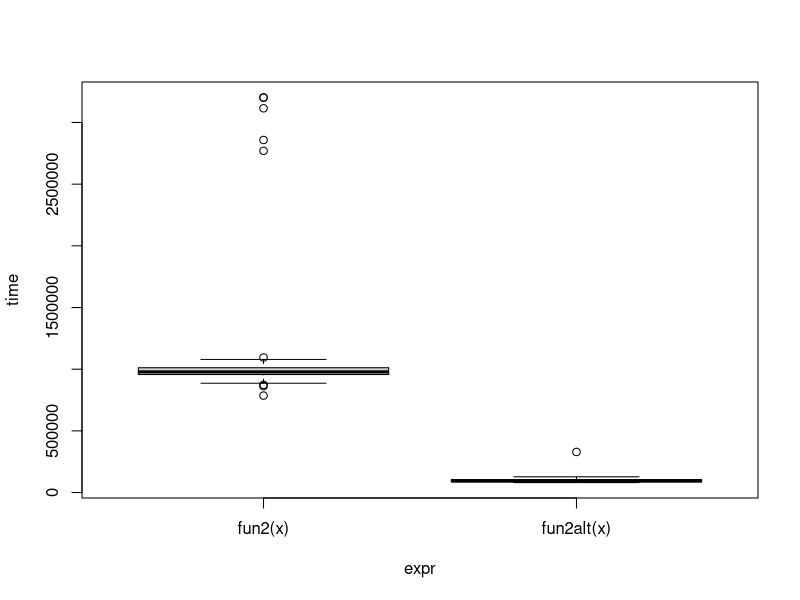
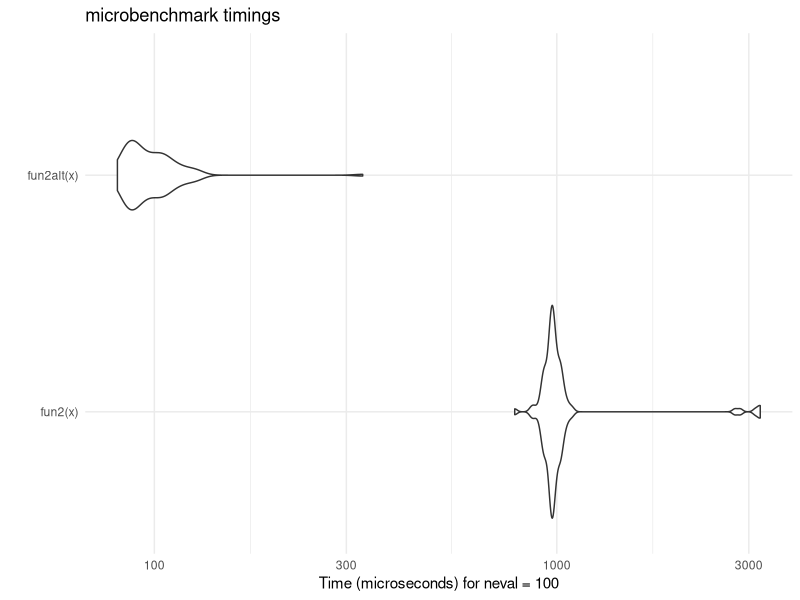

Source code (R) for these figures, in order: (Note: this script raises an error after producing the figures.)
## ---- chunk 1
# install any missing packages
install.packages("microbenchmark", repos = "https://cloud.r-project.org")

## ---- chunk 2
fun1 <- function(n = 100, k = 4, lambda = 4) {
  x <- NULL
  
  for (i in 1:n)
    x <- rbind(x, rpois(k, lambda))
  
  return(x)
}

fun1alt <- function(n = 100, k = 4, lambda = 4) {
  # YOUR CODE HERE
  
  matrix(rpois(n*k, lambda=lambda), ncol = k)
  # allow us to pre-allocating memory
  # rpois(n*k, lambda=lambda) enables us to generate random numbers all at once.
}

# Benchmarking
microbenchmark::microbenchmark(
  fun1(100),
  fun1alt(100),
  unit = 'us'
)
## ---- chunk 3
# Data Generating Process (10 x 10,000 matrix)
set.seed(1234)
x <- matrix(rnorm(1e4), nrow=10)

# Find each column's max value
fun2 <- function(x) {
  apply(x, 2, max)
}

fun2alt <- function(x) {
  # YOUR CODE HERE
  x[cbind(max.col(t(x)), 1:ncol(x))]
  # Avoids function calls inside loops
  # directly extracting the max values, without any loops
}

# Benchmarking
bench = microbenchmark::microbenchmark(
  fun2(x),
  fun2alt(x),
  unit = 'us'
)
## ---- chunk 4
plot(bench)
ggplot2::autoplot(bench) +
  ggplot2::theme_minimal()
## ---- chunk 5

library(parallel)

my_boot <- function(dat, stat, R, ncpus = 1L) {
  
  # Getting the random indices
  n <- nrow(dat)
  idx <- matrix(sample.int(n, n*R, TRUE), nrow=n, ncol=R)
 
  # Making the cluster using `ncpus`
  # STEP 1: GOES HERE
  c1 = makePSOCKcluster(ncpus)
  # creater worker nodes
  # creating cluster for parallel computing
  # ncpus specifying using multiple GPU cores
  # PSOCK parallel socket cluster
  
  # STEP 2: GOES HERE
  # on.exit(stopCluster(cl))
  # export the variables to the cluster
  clusterExport(c1, varlist = c("idx", "dat", "stat"), envir = environment())
  # sending variables to all worker nodes
  # each runs in isolated environment, don't have access to global variable
  
  
  
  # STEP 3: THIS FUNCTION NEEDS TO BE REPLACED WITH parLapply
  ans <- lapply(seq_len(R), function(i) {
    stat(dat[idx[,i], , drop=FALSE])
  })
  
  # Coercing the list into a matrix
  ans <- do.call(rbind, ans)
  
  # STEP 4: GOES HERE
  
  stopCluster(c1)
  # why?
  # free up system resources
  
  ans
  
}
## ---- chunk 6

# Bootstrap of a linear regression model
my_stat <- function(d) coef(lm(y~x, data=d))

# DATA SIM
set.seed(1)
n <- 500 
R <- 1e4
x <- cbind(rnorm(n)) 
y <- x*5 + rnorm(n)

# Check if we get something similar as lm
ans0 <- confint(lm(y~x))
cat("OLS CI \n")
print(ans0)

ans1 <- my_boot(dat = data.frame(x, y), my_stat, R = R, ncpus = 4)
qs = c(0.25, .975)
cat("Bootstrap CI")
print(t(apply(ans1, 2, quantile, probs = qs)))


## ---- chunk 7
# your code here

parallel::detectCores()
system.time(my_boot(dat=data.frame(x,y), my_stat, R = 50000, ncpus=1L))
system.time(my_boot(dat=data.frame(x,y), my_stat, R = 50000, ncpus=8L))

